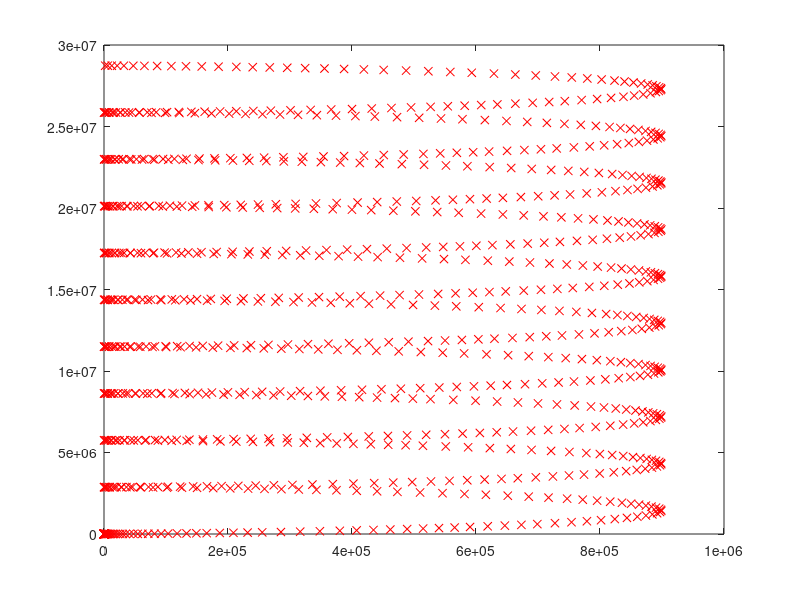
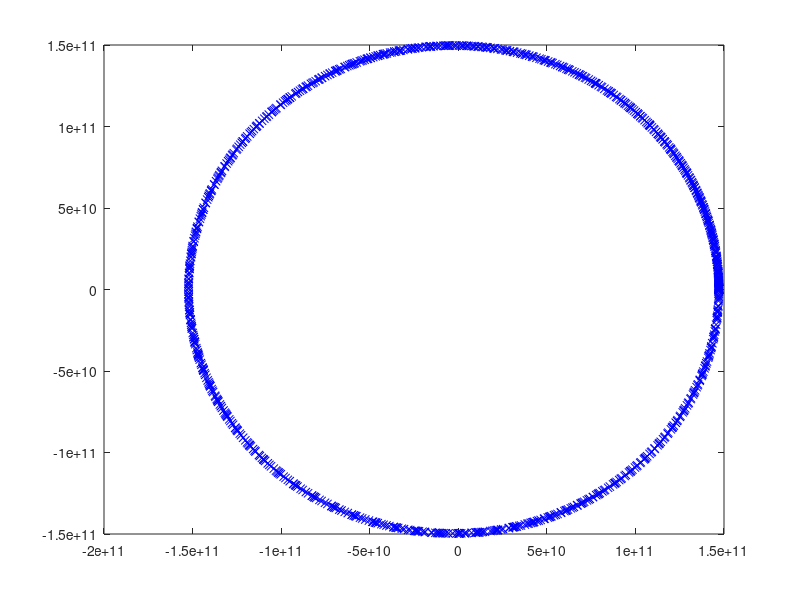
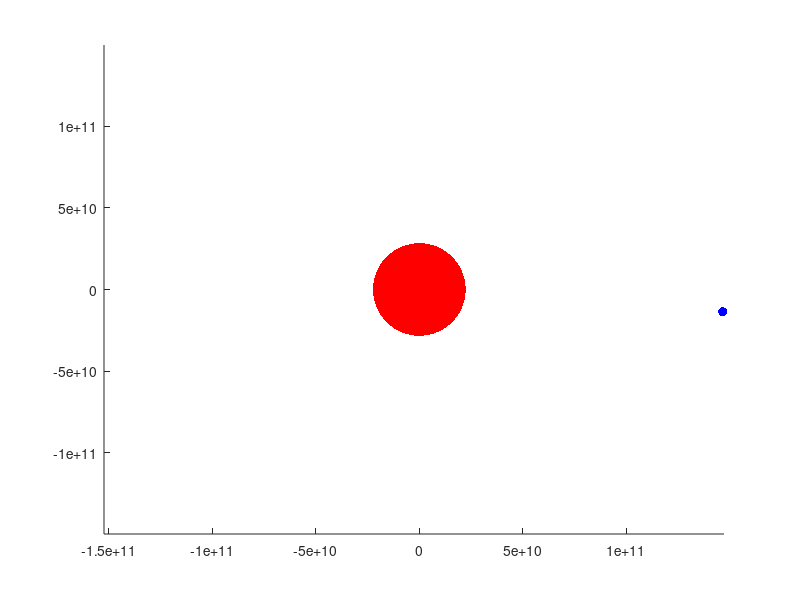

The MATLAB source for these figures, in order:
function orbitModel2()

close all

numYears = 10; %number of years to run simulation
year = 365 * 24 * 60 * 60; % year in seconds
r = 147.1e9; % initial distance in meters at perihelion
v = 30.3e3; % initial velocity in meters per second at perihelion
sun = 1.989e30; % mass of the sun (kg)
earth = 5.972e24; % mass of earth (kg)
G = 6.67408e-11; % gravitation constant in N m^2 / kg^2
t0 = 0; %initial time (s)
tfinal = numYears * year; % final time (s)

P1 = [0;0]; % simple initial conditions
P2 = [r;0];
V1 = [0;0];
V2 = [0;v];

options = odeset('RelTol', 1e-5);

% step = 200;

[T, M] = ode45(@rate_func, [t0 tfinal], [P1; P2; V1; V2], options);

animate_func(T,M);



    function animate_func(T,M)
        X1 = M(:,1);
        Y1 = M(:,2);
        X2 = M(:,3);
        Y2 = M(:,4);
        VX1 = M(:,5);
        VY1 = M(:,6);
        VX2 = M(:,7);
        VY2 = M(:,8);
        
        plot(X1,Y1,'rx');
        figure
        plot(X2,Y2,'bx');
        figure
        
        R1 = sqrt(X1.^2 + Y1.^2);
        R2 = sqrt(X2.^2 + Y2.^2);
        V1a = sqrt(VX1.^2 + VY1.^2);
        V2a = sqrt(VX2.^2 + VY2.^2);
        fprintf('%8.2f %8.3f %8.4f %8.5f\n', [R1, V1a, R2, V2a]');
%         fprintf('%8.2f %8.3f\n', [R2, V2a]');
        
        minmax = [min([X1;X2]), max([X1;X2]), min([Y1;Y2]), max([Y1;Y2])];
        
        for i=1:length(T)
            clf;
            hold on;
            axis(minmax);
            draw_func(X1(i), Y1(i), X2(i), Y2(i));
            drawnow;
%             if i < length(T)
%                 dt = T(i+1) - T(i);
%                 speedup = 1000;
%                 pause(dt/speedup);
%             end
        end
        
        hold off
    end

    function draw_func(x1, y1, x2, y2)
        
        plot(x1, y1, 'r.', 'MarkerSize', 200);
        plot(x2, y2, 'b.', 'MarkerSize', 20);
        
    end

    function res = rate_func(t, W)

        P = W(1:4);
        V = W(5:8);

        dRdt = V;
        dVdt = acceleration_func(P);

        res = [dRdt; dVdt];

    end

    function res = acceleration_func(P)

        P1a = P(1:2);
        P2a = P(3:4);
        F12 = gravity_force_func(P1a, P2a);
        A1 = F12 / sun;
        A2 = -F12 / earth;
        res = [A1; A2];
        
    end

    function Fg = gravity_force_func(P1b, P2b)

        R = P2b - P1b;
        r1 = norm(R);
        Rhat = R/r1;
        Fg = ((G * sun * earth) / r1^2) * Rhat;
        
    end

end